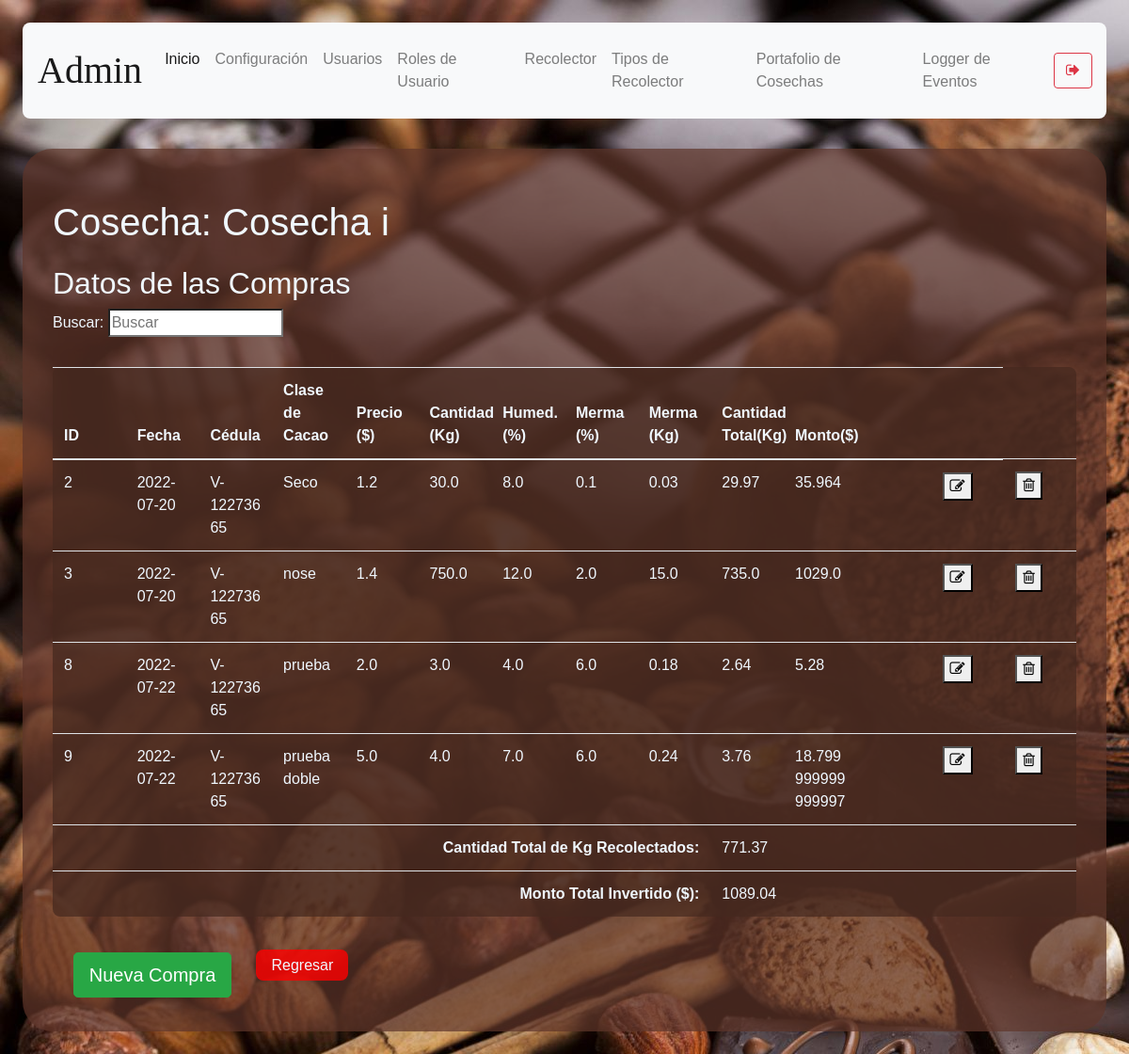
/harvest/1/purchase (signed in), run on an earlier commit of the app's database.
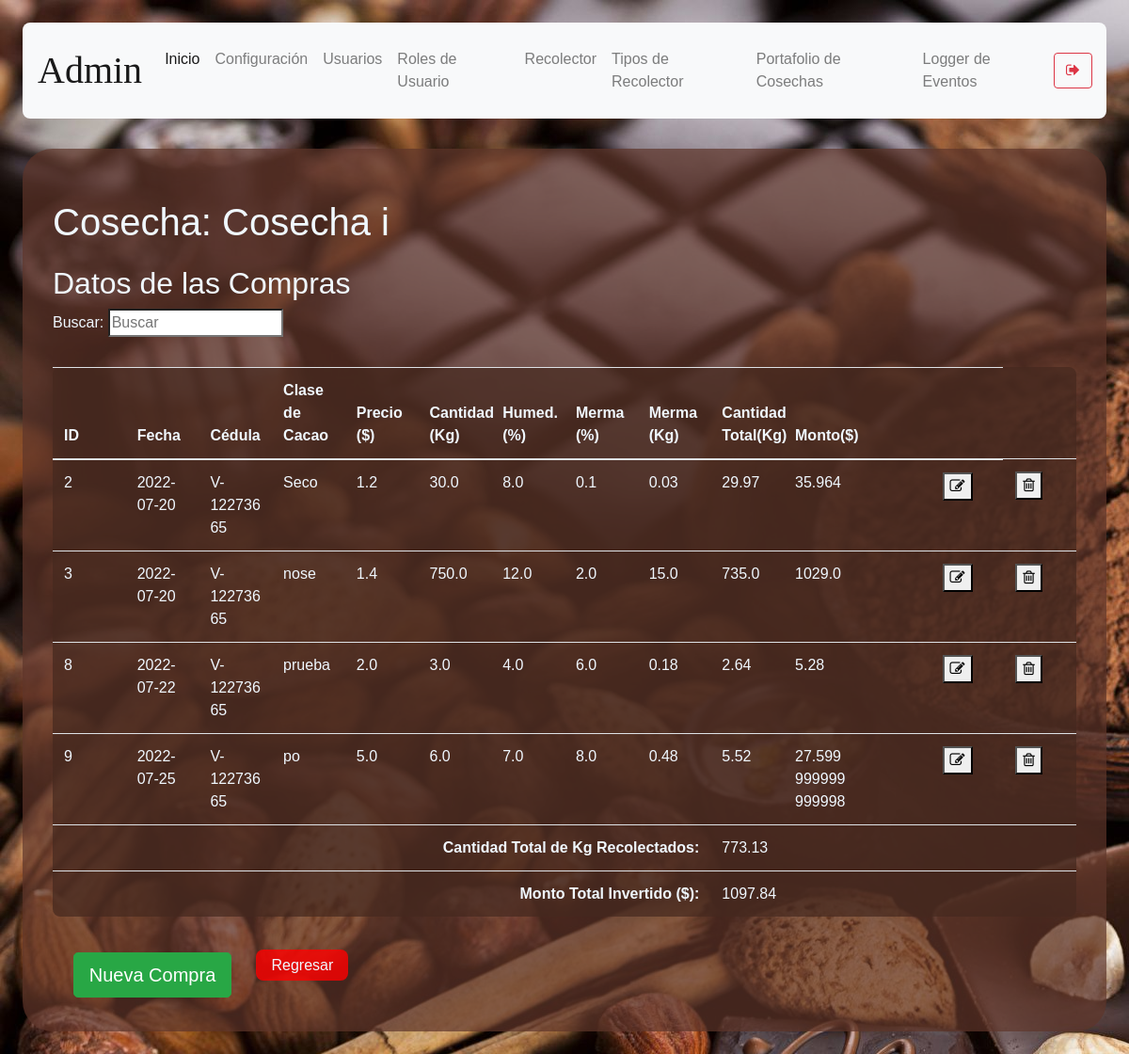
And on a later commit of the database.
### models/harvest.py (models this page shows, shortened)
class Harvest (db.Model):
    __tablename__ = 'harvest'
    id = db.Column(db.Integer, primary_key = True)
    description = db.Column(db.String(250), nullable = False)
    start_date = db.Column(db.String(10), nullable=False)
    end_date = db.Column(db.String(10), nullable= False)
    status = db.Column(db.String(10), nullable = False)
    def find(self, id):
        return Harvest.query.get(id)

### models/purchase.py (models this page shows, shortened)
class Purchase( db.Model ):
    __tablename__ = 'purchase'
    id = db.Column( db.Integer, primary_key = True )
    date = db.Column( db.String(10), nullable = False )
    F_Productor = db.Column( db.Integer, db.ForeignKey('productor.id'))
    F_Harvest = db.Column( db.Integer, db.ForeignKey( 'harvest.id' ) )
    cacao_type = db.Column( db.String, nullable=False )
    price_dolar= db.Column( db.Float, nullable=False )
    amount_kg = db.Column( db.Float, nullable = False )
    wetness_percentage = db.Column( db.Float, nullable = False )
    waste_percentage = db.Column( db.Float, nullable = False )
    waste_kg = db.Column( db.Float, nullable=False )
    total_amount_kg = db.Column( db.Float, nullable = False )
    total_dolar = db.Column( db.Float, nullable=False )
    observation = db. Column( db.String(255) )

### models/productor.py (models this page shows, shortened)
class Productor(db.Model) :
    __tablename__ = "productor"
    id = db.Column(db.Integer, primary_key = True)
    cedula = db.Column(db.String(100), nullable = False, unique=True)
    name = db.Column(db.String(100), nullable = False)
    last_name = db.Column(db.String(100), nullable = False)
    gender = db.Column(db.String(10), nullable = False)
    date_of_birth = db.Column(db.String(10), nullable = False)
    local_phone = db.Column(db.String(20), nullable = True)
    movil_phone = db.Column(db.String(20), nullable = True)
    address_1 = db.Column(db.String(150), nullable = True)
    address_2 = db.Column(db.String(150), nullable = True)
    productor_type_id = db.Column(db.Integer, db.ForeignKey('productor_type.id'))

### routes/purchase.py (the view)
@purchase.route('/harvest/<harvest_id>/purchase', methods=['GET'])
def index(harvest_id):
    if( not verify_permissions(session, User, allowed_rols) ):
        return redirect(url_for('auth.index'))
    harvest = Harvest.find(Harvest, harvest_id)
    purchases = Purchase.query.filter_by(F_Harvest = harvest_id)
    productors = Productor.query.all()
    productor_types = Productor_type.query.all()
    status = ""
    total_cantidad = sum(purchase.total_amount_kg for purchase in purchases)
    total_monto = ("{0:.2f}".format(sum(purchase.total_dolar for purchase in purchases)))
    if 'management-status' in session: status = session['management-status']
    return render_template("purchase.html", harvest=harvest, purchases=purchases,
    productors=productors, productor_types= productor_types, status=status, total_cantidad=total_cantidad, total_monto=total_monto)

### models/user.py (called while the page is built)
    def get_user_rol_by_username( self, username ):
        user_rol_id = User.query.filter_by(username = username).first().user_rol_id
        user_rol = User_rol.query.get(user_rol_id).description
        return user_rol

### utils/functions.py (called while the page is built)
def verify_permissions(session, User, allowed=['admin']):
    return 'username' in session and \
    ( allowed == 'all' or User.get_user_rol_by_username(User, session['username']) in allowed)

### templates/purchase.html (shortened to what this page needs)
{% extends "base.html" %}
{% block content %}
    <h1>Cosecha: {{harvest.description}}</h1>
    <h2>Datos de las Compras</h2>
    <p>
        Buscar: <input id ="search-bar" onkeyup="searchEngine()" type="search" name="busqueda" placeholder="Buscar">
    </p>
        <table class="table content-table" id="miTabla">
            <thead>
                <th>ID</th>
                <th>Fecha</th>
                <th>Cédula</th>
                <th>Clase de Cacao</th>
                <th>Precio ($)</th>
                <th>Cantidad (Kg)</th>
                <th>Humed.(%)</th>
                <th>Merma (%)</th>
                <th>Merma (Kg)</th>
                <th>Cantidad Total(Kg)</th>
                <th>Monto($)</th>
                <th></th>
                <th></th>
            </thead>
            <tbody id="table-body-data">
            {% for i in purchases %}
            <tr>
                <td>{{ i.id }}</td>
                <td>{{ i.date }}</td>
                {% for prod in productors %}
                    {% if prod.id == i.F_Productor %}
                        <td>{{ prod.cedula }} </td>
                    {% endif %}
                {% endfor %}
                <td>{{ i.cacao_type }}</td>
                <td>{{ i.price_dolar }}</td>
                <td>{{ i.amount_kg }}</td>
                <td>{{ i.wetness_percentage }}</td>
                <td>{{ i.waste_percentage}}</td>
                <td>{{ i.waste_kg }}</td>
                <td>{{ i.total_amount_kg }}</td>
                <td>{{ i.total_dolar }}</td>
                <td>{{ i.observation }}</td>
                <td><button onclick="window.location.href=`/harvest/{{harvest.id}}/purchase/{{i.id}}/edit`"><i class="fa fa-pencil-square-o" aria-hidden="true"></i></button></td>
                <td><button onclick='deleteConfirm2( {{i.id}}, "Purchase", {{harvest.id}} )'><i class="fa fa-trash-o" aria-hidden="true"></i></button></td>
            </tr>
            {% endfor %}
            <tr>
                <th scope="row" colspan="9" style="text-align: right;">Cantidad Total de Kg Recolectados:</th>
                <td colspan="2">{{total_cantidad}}</td>
                <th></th><th></th><th></th>
            </tr>
             <tr>
                <th scope="row" colspan="9" style="text-align: right;">Monto Total Invertido ($):</th>
                <td colspan="2">{{ total_monto }}</td>
                <th></th><th></th><th></th>
            </tr>
            </tbody>
        </table>
        <button type="button" data-toggle="modal" data-target="#modal-{{harvest.id}}"class="btn btn-success btn-lg mb-1">Nueva Compra</button>
        <a class="abord" href="/harvest" onclick="hiddeForm()">Regresar</a>
{% endblock %}

### templates/base.html (shortened to what this page needs)
<!DOCTYPE html>
<html>
<head>
    <link rel="stylesheet" href="https://cdn.jsdelivr.net/npm/bootstrap@4.0.0/dist/css/bootstrap.min.css">
     <link rel="stylesheet" href="https://cdnjs.cloudflare.com/ajax/libs/font-awesome/4.7.0/css/font-awesome.min.css">
     <link rel='stylesheet' type='text/css' media='screen'  href= "{{ url_for('static',filename='styles/main.css') }}">
</head>
<body>
    <nav class="navbar navbar-expand-lg navbar-light bg-light top">
        <a class="navbar-brand nav-user" href="#"> {{ session['username'] }}</a>
        <div class="collapse navbar-collapse" id="navbarSupportedContent">
          <ul class="navbar-nav mr-auto">
            <li class="nav-item active">
              <a class="nav-link" href="/">Inicio <span class="sr-only">(current)</span></a>
            </li>
            <li class="nav-item">
              <a class="nav-link" href="/user-settings">Configuración</a>
            </li>
            {% if session["rol"] == 'admin' %}
            <li class="nav-item">
                <a class="nav-link" href="/user-management">Usuarios</a>
            </li>
            <li class="nav-item">
                <a class="nav-link" href="/user-rol-management">Roles de Usuario</a>
            </li>
            <li class="nav-item">
                <a class="nav-link" href="/productor-data">Recolector</a>
            </li>
            <li class="nav-item">
                <a class="nav-link" href="/productor-type">Tipos de Recolector</a>
            </li>
            <li class="nav-item">
              <a class="nav-link" href="/harvest">Portafolio de Cosechas</a>
            </li>
            <li class="nav-item">
              <a class="nav-link" href="/logger">Logger de Eventos</a>
            </li>
            {% endif %}
          </ul>
          <form action="logout">
          <button class="btn btn-outline-danger my-2 my-sm-0">
              <i class="fa fa-sign-out" aria-hidden="true"></i>
            </button>
          </form>
        </div>
      </nav>
    <section class="content">
        {% block content %}
        {% endblock %}
    </section>
</body>
</html>

### static/styles/main.css (style rules this page uses)
body { background-color:aliceblue; background-image: url("../media/2316549.jpg"); margin: 2%; font-family: 'Gill Sans', 'Gill Sans MT', Calibri, 'Trebuchet MS', sans-serif; }
button { margin: 2%; }
h1, h2 { margin-top: 2%; }
section.content { background-color: rgba(95, 54, 42, 0.7); padding: 2em; color:aliceblue; margin-top: 2em; border-radius: 2em; }
.content-table { background-color: rgba(69, 40, 31, 0.7); padding: 2em; color:aliceblue; margin-top: 2em; border-radius: .5em; }
.abord, .abord:hover { color: aliceblue; background-color: rgba(255, 0, 0, 0.8); width: 4em; text-align: center; border-radius: 0.5em; padding: 0.5em 1em 0.5em 1em; list-style: none; text-decoration: none; }
nav.top { padding: 1em; border-radius: 0.5em; }
.nav-user { text-transform: capitalize; text-align: center; font-family: cursive; font-size: 2.5em; }
table { width:100%; table-layout:fixed; }
td { word-wrap:break-word; }

What changed in the data, as far as the page shows it:
changed Purchase id 9: date "2022-07-22" → "2022-07-25"; cacao_type "pruebadoble" → "po"; amount_kg "4.0" → "6.0"; waste_percentage "6.0" → "8.0"; waste_kg "0.24" → "0.48"; total_amount_kg "3.76" → "5.52"; total_dolar "18.799999999999997" → "27.599999999999998"
Also different on the page:
{{ total_cantidad }}: "771.37" → "773.13"
{{ total_monto }}: "1089.04" → "1097.84"
